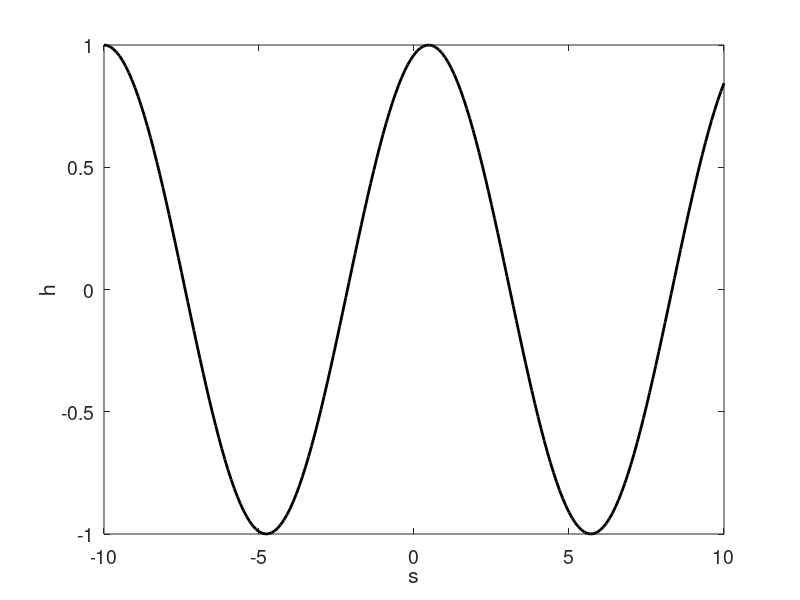

Write MATLAB code to recreate this figure.
clc;
clear;
close all;
x=-10:0.1:10;
% return
y=cos(0.6*(x+10));
plot(x,y,'linewidth',2,'color','k')
xlabel('s')
ylabel('h')
set(gca,'fontsize',14)
